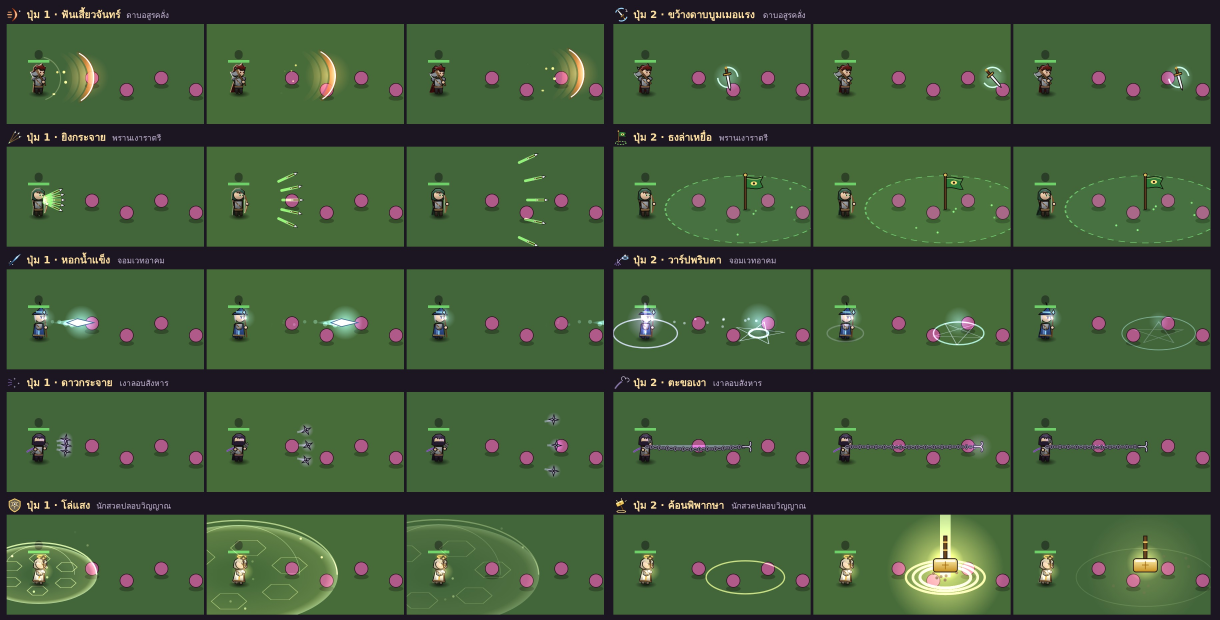
#> input picture dev/tools/skillpool/skills_v484.jpg, 3660 x 1860 px (shown at 1/3 size)
$ python -i sketch.py   (imports and definitions only)
#> lines starting #> are read from the running program, lines starting #| are printed output that depends on the picture
#> further down, picture is the input picture: PIL image 3660x1860 RGB; mean R, G, B 65.5, 88.8, 57.2
from PIL import Image, ImageFilter, ImageOps, ImageEnhance, ImageChops, ImageDraw
import random
def paper(w,h,seed=1):
    rnd=random.Random(seed)
    n=Image.effect_noise((w,h),22).filter(ImageFilter.GaussianBlur(.8))
    base=Image.merge('RGB',[n.point(lambda p:int(222+(p-128)*.10)),n.point(lambda p:int(200+(p-128)*.10)),n.point(lambda p:int(156+(p-128)*.08))])
    v=Image.new('L',(w,h),0);d=ImageDraw.Draw(v);d.ellipse([-w*.25,-h*.25,w*1.25,h*1.25],fill=255)
    v=v.filter(ImageFilter.GaussianBlur(min(w,h)*.18))
    dark=Image.new('RGB',(w,h),(150,104,58))
    return Image.composite(base,dark,v)
PAL=[(122,84,46),(160,120,74),(196,160,112),(230,206,162)]
def sketch(src,out_size=(156,114),seed=1):
#> called with out_size = (156, 114), seed = 1
    im=src.convert('RGB').resize(out_size,Image.LANCZOS)
    w,h=im.size
#> w = 156; h = 114
    sm=im.filter(ImageFilter.MedianFilter(3))
    g=ImageOps.autocontrast(ImageOps.grayscale(sm),cutoff=3)
    # 4 tone bands -> palette
    lut=[]
    for p in range(256):
        k=min(3,p*4//256);lut.append(k)
    band=g.point(lut)
    tone=Image.new('RGB',(w,h))
#> tone: PIL image 156x114 RGB; every value is 0
    tp=tone.load();bp=band.load()
    for y in range(h):
        for x in range(w):
            tp[x,y]=PAL[bp[x,y]]
    tone=tone.filter(ImageFilter.SMOOTH)
    pap=paper(w,h,seed)
#> in paper, `n=Image.effect_noise((w,h),22).filter(ImageFilter.GaussianBlur(.8))`:
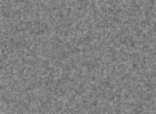
#> n: PIL image 156x114 L; min 94, max 159, mean 127.2
#> in paper, `base=Image.merge('RGB',[n.point(lambda p:int(222+(p-128)*.10)),n.point..`:
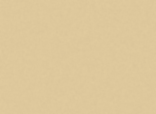
#> base: PIL image 156x114 RGB; mean R, G, B 221.5, 199.5, 155.5
#> in paper, `v = Image.new('L', (w, h), 0)`: v: PIL image 156x114 L; every value is 0
#> in paper, `v=v.filter(ImageFilter.GaussianBlur(min(w,h)*.18))`: v: PIL image 156x114 L; every value is 255
#> in paper, `dark=Image.new('RGB',(w,h),(150,104,58))`:
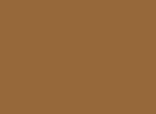
#> dark: PIL image 156x114 RGB; mean R, G, B 150, 104, 58
    wash=ImageChops.multiply(pap,Image.blend(tone,Image.new('RGB',(w,h),(255,255,255)),.25))
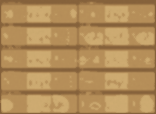
#> wash: PIL image 156x114 RGB; mean R, G, B 178.7, 141.2, 89.3
    # ink lines: edges of smoothed luminance, thresholded
    e=ImageOps.grayscale(sm).filter(ImageFilter.FIND_EDGES)
    e=e.point(lambda p:0 if p<26 else min(255,int((p-26)*3.2)))
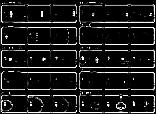
#> e: PIL image 156x114 L; min 0, max 255, mean 27.9
    ink=Image.new('RGB',(w,h),(58,34,16))
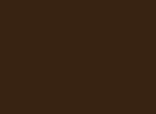
#> ink: PIL image 156x114 RGB; mean R, G, B 58, 34, 16
    out=Image.composite(ink,wash,e.point(lambda p:min(255,int(p*.95))))
    # hint of original hue
    out=Image.blend(out,ImageChops.multiply(out,ImageEnhance.Color(im).enhance(.6)).point(lambda p:min(255,int(p*1.35))),.22)
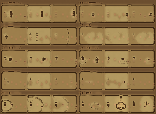
#> out: PIL image 156x114 RGB; mean R, G, B 142.7, 113.9, 69.4
    return ImageEnhance.Contrast(out).enhance(1.08)
# [6 lines not run here, left out]

>>> from PIL import Image
>>> picture = Image.open('../skillpool/skills_v484.jpg')
>>> result = sketch(picture)

$ run again, on dev/tools/skillpool/skills_v488.jpg
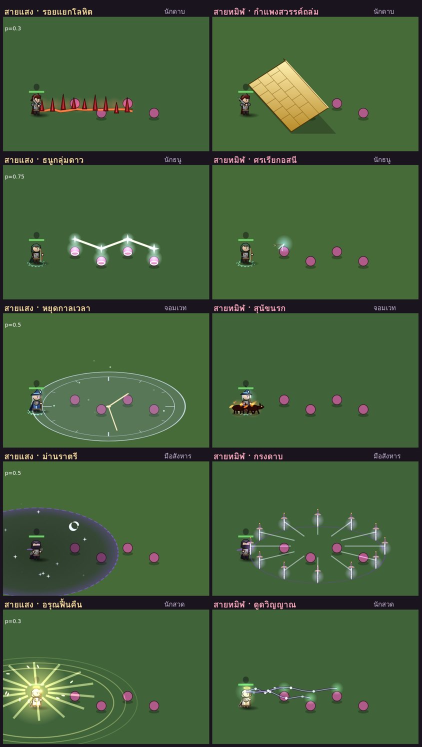
#> input picture dev/tools/skillpool/skills_v488.jpg, 843 x 1494 px (shown at 1/2 size)
#> picture is the input picture: PIL image 843x1494 RGB; mean R, G, B 67.4, 94.6, 58.1
#> in sketch, `out=Image.blend(out,ImageChops.multiply(out,ImageEnhance.Color(im).enh..`:
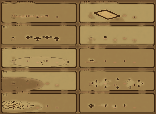
#> out: PIL image 156x114 RGB; mean R, G, B 148.6, 120, 73.3
